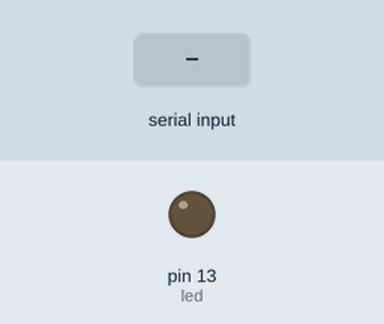
Bench run of a sketch on a simulated Arduino Uno, built with avr-gcc and run on an emulated ATmega328P. Parts: output pins drawn as LEDs (lit = HIGH). The inputs (shaded band) are chosen by the test bench.

Above: at 1.2 s.
1.3 s: "90,45\n" received over Serial
At 2.3 s:
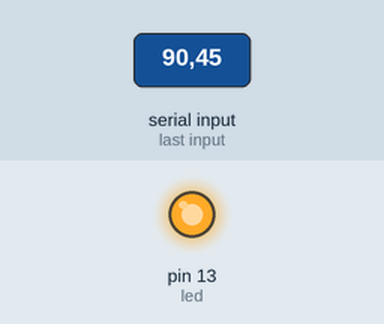
Timing chart, 0 to 4.3 s (numbered marks = the images above; inputs shaded):
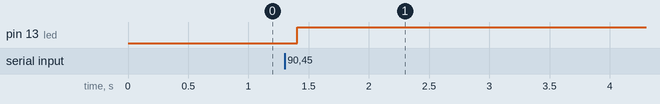

Measured:
- after the input at 1.3 s, pin 13 (led): LOW → HIGH after 0.11 s

The sketch:

P10_ControlLedPython.ino
```cpp
int led = 13;
void setup() {
  Serial.begin(9600);
  Serial.setTimeout(100);
  pinMode(led,OUTPUT);
}

void loop() {
  if(Serial.available()>0) {
    int r = Serial.readString().toInt();
    digitalWrite(led,r);
  }
  delay(10);
}
```
